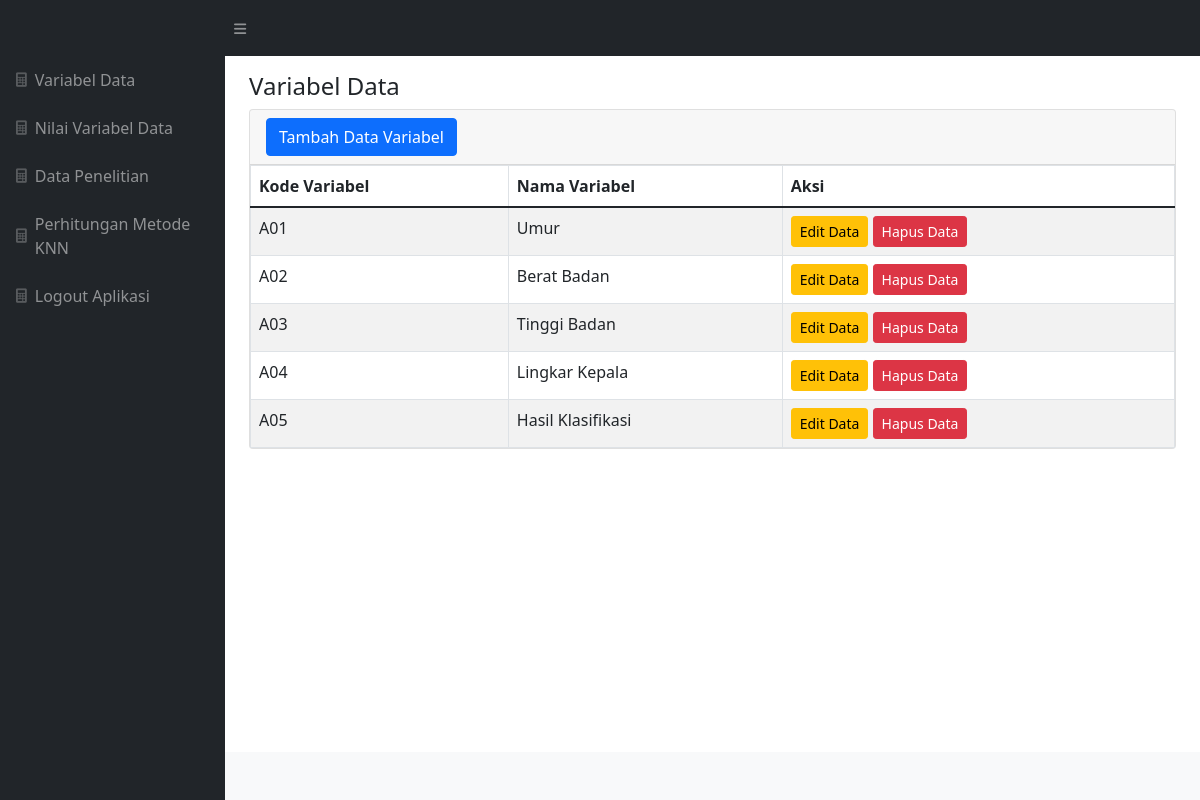
/index.php?m=atribut (signed in), run on the app's committed database.
### tables this page shows
CREATE TABLE `tb_atribut` (
  `id_atribut` varchar(16) NOT NULL,
  `nama_atribut` varchar(255) DEFAULT NULL,
  `status_atribut` varchar(255) DEFAULT NULL,
  `nilai` tinyint(1) DEFAULT NULL,
  `keterangan` varchar(255) DEFAULT NULL
);

### config.php (called while the page is built)
<?php
$config["server"] = 'localhost';
$config["username"] = 'root';
$config["password"] = '';
$config["database_name"] = 'nisaknn';

### functions.php (called while the page is built, shortened)
<?php
include 'config.php';
include 'includes/db.php';
$db = new DB($config['server'], $config['username'], $config['password'], $config['database_name']);
function _get($key, $val = null)
{
    if (isset($_GET[$key]))
        return $_GET[$key];
    else
        return $val;
}

### includes/db.php (called while the page is built, shortened)
<?php
class DB
{
    var $conn = null;
    public function __construct($host, $username, $passwd, $dbname)
    {
        $this->conn = mysqli_connect($host, $username, $passwd, $dbname);
    }
    public function query($sql)
    {
        $query = mysqli_query($this->conn, $sql) or die('<pre>Error mysqli_query: ' . mysqli_error($this->conn) . '<br />' . $sql . '</pre>');
        return $query;
    }
    public function get_results($sql)
    {
        $query = $this->query($sql);
        $arr = array();
        while ($row = mysqli_fetch_object($query)) {
            $arr[] = $row;
        }
        return $arr;
    }
}

### atribut.php (the view, shortened to what this page needs)
<div class="page-header">
    <h4>Variabel Data</h4>
</div>
<div class="card">
    <div class="card-header">
        <form class="row g-1 align-items-center">
            <div class="col-auto">
                <a class="btn btn-primary" href="?m=atribut_tambah"><span class=""></span> Tambah Data Variabel</a>
            </div>
        </form>
    </div>
    <table class="table table-bordered table-hover table-striped m-0">
        <thead>
            <tr>
                <th>Kode Variabel</th>
                <th>Nama Variabel</th>
                <th>Aksi</th>
            </tr>
        </thead>
        <?php
        $q = esc_field(_get('q'));
        $rows = $db->get_results("SELECT * FROM tb_atribut WHERE nama_atribut LIKE '%$q%' ORDER BY id_atribut");
        foreach ($rows as $row) : ?>
            <tr>
                <td><?= $row->id_atribut ?></td>
                <td><?= $row->nama_atribut ?></td>
                <td>
                    <a class="btn btn-sm btn-warning" href="?m=atribut_ubah&ID=<?= $row->id_atribut ?>">Edit Data<span class=""></span></a>
                    <a class="btn btn-sm btn-danger" href="aksi.php?act=atribut_hapus&ID=<?= $row->id_atribut ?>" onclick="return confirm('Hapus data?')">Hapus Data<span class=""></span></a>
                </td>
            </tr>
        <?php endforeach ?>
    </table>
</div>

### data on the page
tb_atribut: id_atribut "A01", nama_atribut "Umur"
tb_atribut: id_atribut "A02", nama_atribut "Berat Badan"
tb_atribut: id_atribut "A03", nama_atribut "Tinggi Badan"
tb_atribut: id_atribut "A04", nama_atribut "Lingkar Kepala"
tb_atribut: id_atribut "A05", nama_atribut "Hasil Klasifikasi"
